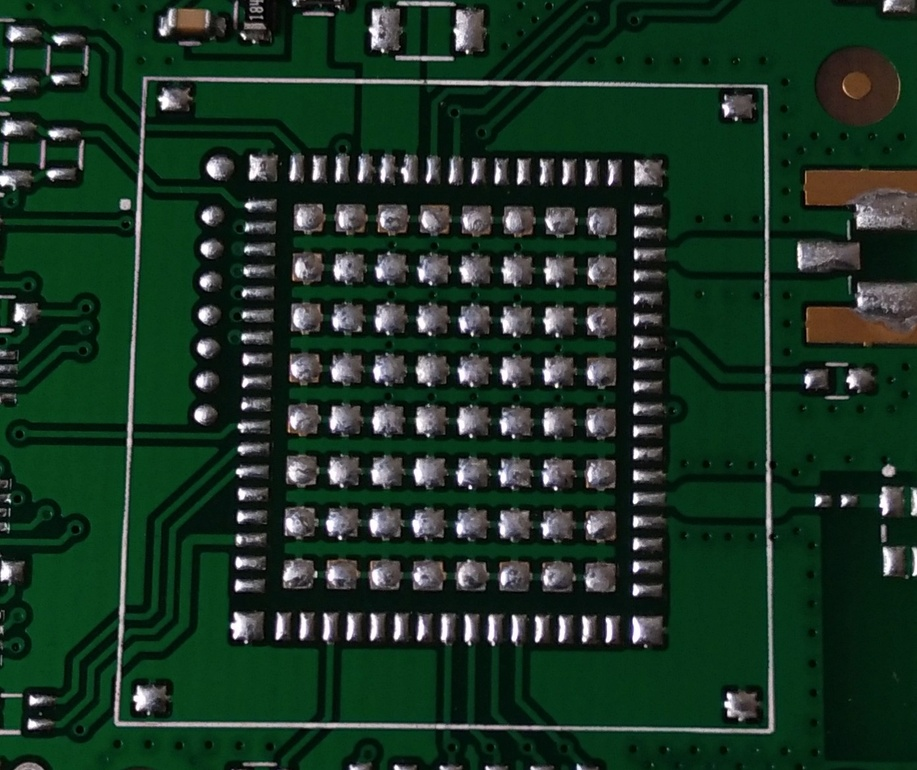
%> input picture Lab1/PCB1.jpg, 917 x 770 px, shrunk from 1391 x 1168 before the run
$ octave zad3.m   (GNU Octave 9; MATLAB toolbox functions it lacks are replaced by stand-ins)
%> lines starting %> are read from the running program, lines starting %| are printed output that depends on the picture; in (x1, y1, x2, y2) boxes, pixels count from 0 and x2, y2 are one past the last pixel; in counts of white or black regions, pixels touching at a corner belong together; the program's own positions count from 1
%skrypt do realizacji zadania 3
clear all
[img,map] = imread('PCB1.jpg');
%> img is the input picture: size 770x917x3 uint8; mean R, G, B 27.7, 53.4, 37.1
%> map = []

min_pix = 70;%minimalna wielkosc pada

%zmiana na bialoczarne
img2 = rgb2gray(img);
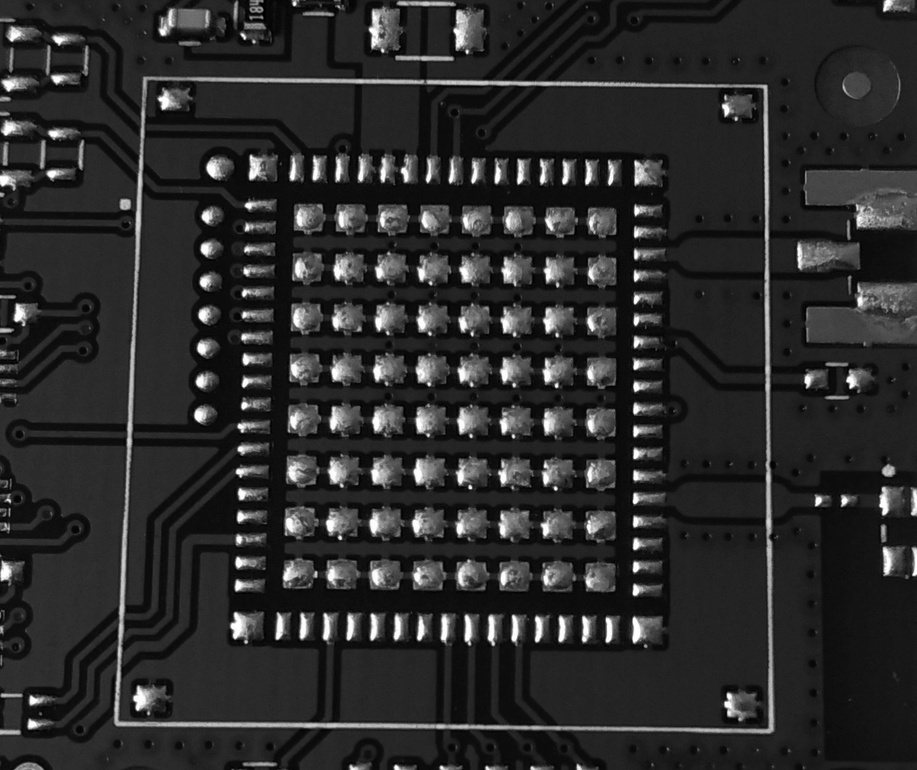
%> img2: size 770x917 uint8; min 0, max 255, mean 43.9
img2 = imbinarize(img2,'adaptive');
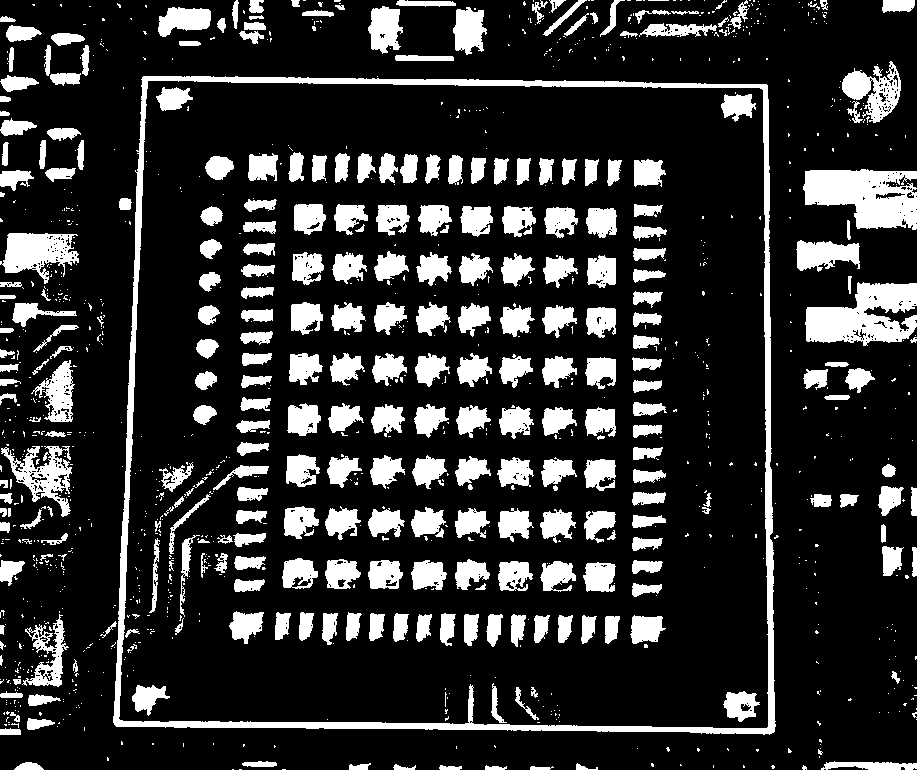
%> img2: size 770x917 logical; 19.1% white; 1195 white regions (895 under 20 px)

%przyciecie
stats = regionprops(img2);
%> stats = 1195 regions; largest, box (x1, y1, x2, y2), Area and Centroid: (113, 76, 776, 735) 15237 [449.8 425.3], (803, 169, 917, 230) 4900 [865.6 196.2], (805, 282, 917, 346) 4575 [865.2 316.6], (0, 233, 79, 284) 2318 [37.8 252.7], (1, 446, 72, 517) 1945 [44.6 475.2]
areas = vertcat(stats.Area);
%> areas = 1195 values, max 15237 at index 351, min 1 at index 28, mean 112.6
max_area = max(areas);%ramka
%> max_area = 15237
field = find(areas == max_area);
%> field = 351
cut_field = stats(field);
%> cut_field = 1 region; box (x1, y1, x2, y2), Area and Centroid: (113, 76, 776, 735) 15237 [449.8 425.3]
x_min = floor(cut_field.BoundingBox(1));
%> x_min = 113
x_max = x_min + cut_field.BoundingBox(3) - 1;
%> x_max = 775
y_min = floor(cut_field.BoundingBox(2));
%> y_min = 76
y_max = y_min + cut_field.BoundingBox(4) - 1;
%> y_max = 734
img2 = img2(y_min:y_max,x_min:x_max);
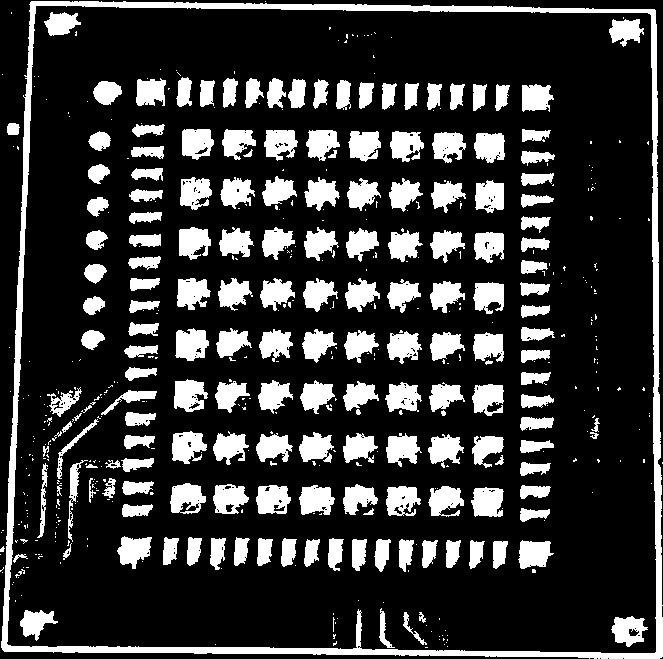
%> img2: size 659x663 logical; 21.4% white; 526 white regions (349 under 20 px), largest, box (x1, y1, x2, y2) and area: (1, 1, 663, 659) 15230, (175, 328, 209, 361) 839, (299, 485, 335, 515) 806

%pobranie linii od usera
img3 = bwareaopen(img2,min_pix);%odrzucenie mniejszych elementow niz pady i linie
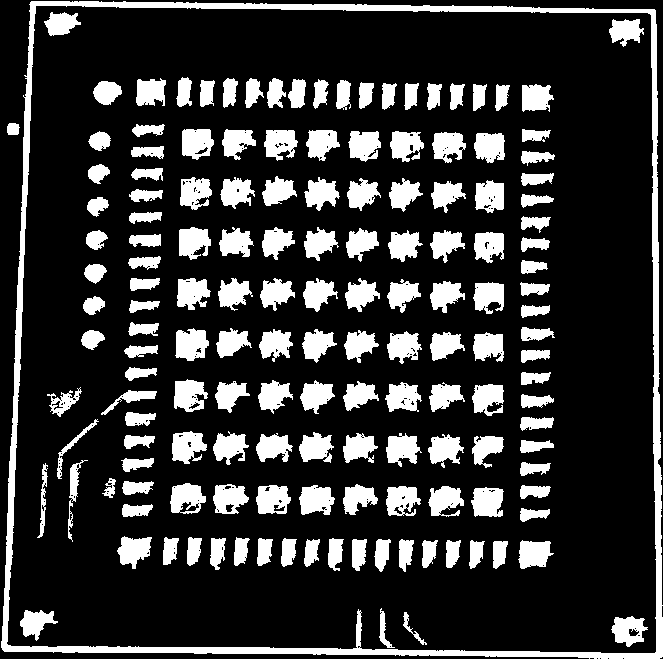
%> img3: size 659x663 logical; 20.9% white; 155 white regions, largest, box (x1, y1, x2, y2) and area: (1, 1, 663, 659) 15230, (175, 328, 209, 361) 839, (299, 485, 335, 515) 806
fig = figure();
ax = axes('Parent',fig);
im = imshow(img3,'Parent',ax);
%> (the run ends here)
